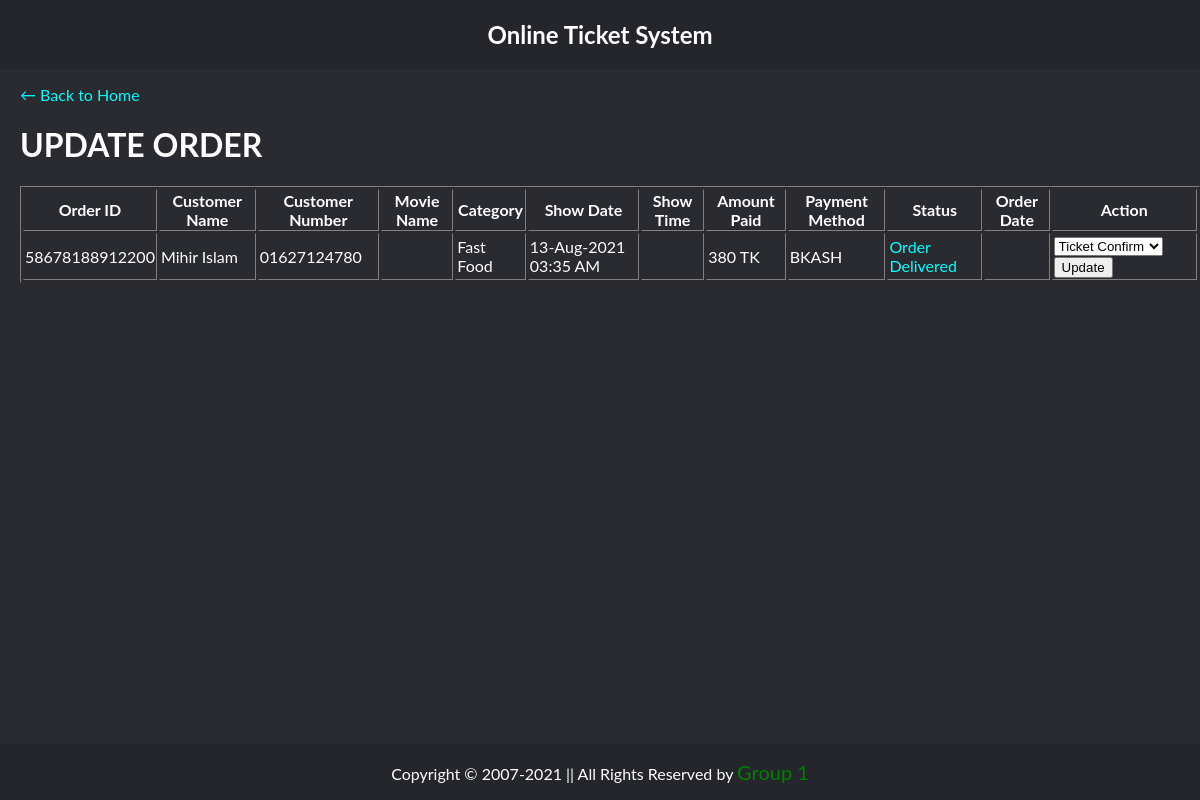
Page /Movie Theater_Project/view/update-customer-order.php?order_id=58678188912200 (signed in) on the committed database.
### tables this page shows
CREATE TABLE `orders` (
  `id` int(11) NOT NULL,
  `order_id` varchar(100) NOT NULL,
  `username` varchar(100) NOT NULL,
  `food_id` varchar(110) NOT NULL,
  `food_name` varchar(110) NOT NULL,
  `category` varchar(100) NOT NULL,
  `amount` varchar(110) NOT NULL,
  `payment_method` varchar(110) NOT NULL,
  `number` varchar(110) NOT NULL,
  `status` varchar(110) NOT NULL,
  `date` varchar(110) NOT NULL
);

### Movie Theater_Project/model/model.php (called while the page is built, shortened)
<?php
class db
{
	function ShowOrder($conn,$table,$order_id)
	{
		$stmt = $conn -> query("SELECT * FROM ". $table." WHERE order_id='". $order_id."'");
		return $stmt;
	}
}
?>

### Movie Theater_Project/view/update-customer-order.php (the view, shortened to what this page needs)
<?php include('../control/sessioncontrol.php');
      require_once ('../model/model.php');
?>
<!DOCTYPE html>
<html>
<head>
    <link rel="stylesheet" href="../css/style.css?v=<?php echo time(); ?>">
</head>
<body>
    <div class="header">
        <h2>Online Ticket System</h2></strong>
    </div>
    <div class="main-body">
      <p><a href="../view/home-page.php" class="link-hvr">← Back to Home</a>
      <p>
      <h1>UPDATE ORDER</h1>
      <?php
        $order_id = $_GET['order_id'];
        $connection = new db();
        $conn=$connection->OpenCon();
        $userQuery=$connection->ShowOrder($conn,"orders",$order_id);
        echo "<table border='1'>
        <tr>
            <th>Order ID</th>
            <th>Customer Name</th>
            <th>Customer Number</th>
            <th>Movie Name</th>
            <th>Category</th>
            <th>Show Date</th>
            <th>Show Time</th>
            <th>Amount Paid</th>
            <th>Payment Method</th>
            <th>Status</th>
            <th>Order Date</th>
            <th>Action</th>
        </tr>";
        if($userQuery->num_rows > 0)
        {
          while($row=$userQuery->fetch_assoc())
          {
            echo "<tr>";
            echo "<td>" . $row['order_id'] . "</td>";
            echo "<td>" . $row['username'] . "</td>";
            echo "<td>" . $row['number']. "</td>";
            echo "<td>" . $row['movie_name'] . "</td>";
            echo "<td>" . $row['category'] . "</td>";
            echo "<td>" . $row['date'] . "</td>";
            echo "<td>" . $row['time'] . "</td>";
            echo "<td>" . $row['amount'] ." TK". "</td>";
            echo "<td>" . $row['payment_method']. "</td>";
            echo "<td style='color: cyan'>" . $row['status']. "</td>";
            echo "<td>" . $row['order_date']. "</td>";
            echo "<td>
                      <form action='' method='post'>
                        <select name='status' id='status'>
                          <option value='Ticket Confirmed'>Ticket Confirm</option>
                          <option value='Ticket Canceled'>Ticket Cancel</option>
                          <option value='Ticket Blocked'>Ticket Block</option>
                          <option value='Money Refunded'>Money Refund</option>
                        </select>
                        <input type='submit' name='order_update' value='Update'>
                      </form>
                   </td>";
            echo "</tr>";
          }
          echo "</table>";
        }
      ?>
    </div>
    <br><br><br><br><br><br>
    <?php include 'footer.php' ; ?>
</body>
</html>

### Movie Theater_Project/css/style.css (style rules this page uses)
* { box-sizing: border-box; }
body { margin: 0; padding: 0; font-family: 'Lato', sans-serif; background-color: #292b31; color: white; height: 100px; }
a { text-decoration: none; color: aqua; }
.main-body { padding-left: 20px; }
.header { overflow: hidden; background-color: #24262B; text-align: center; }

### rows in the picture
orders: order "58678188912200", username "Mihir Islam", number "01627124780", category "Fast Food", date "13-Aug-2021 03:35 AM", amount "380", payment_method "BKASH", status "Order Delivered"
